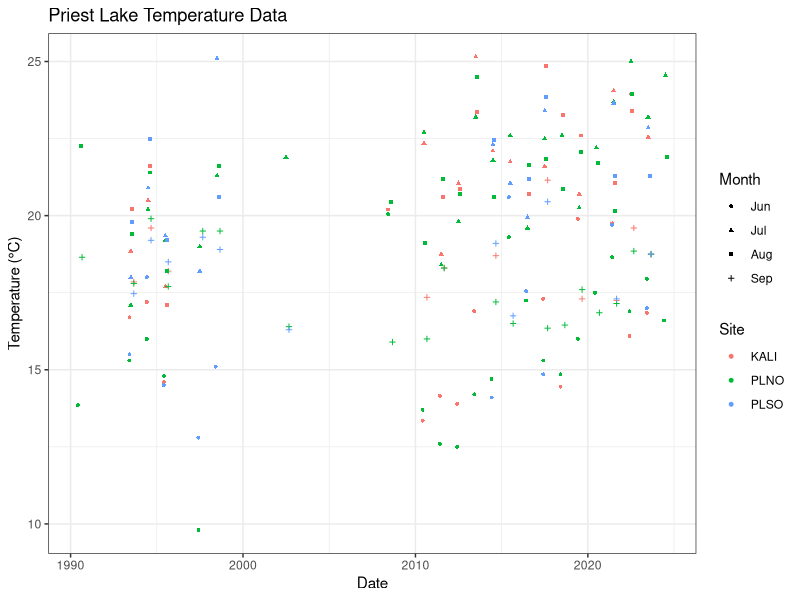
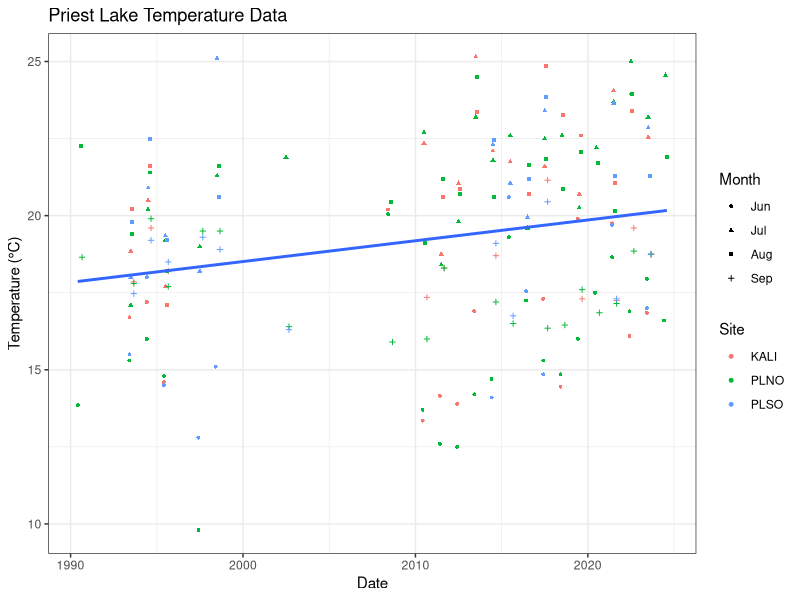
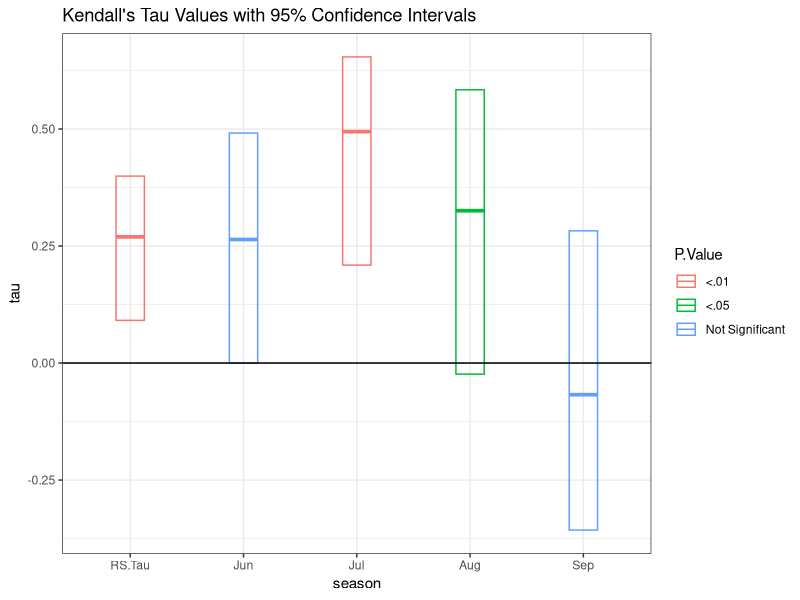
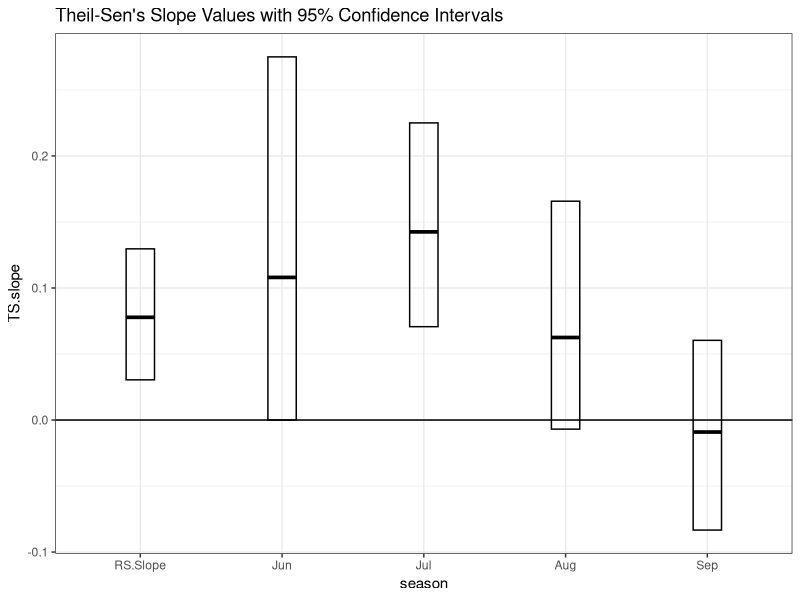

Here is the R script that generated these plots, in order:
## ---- chunk 1
knitr::opts_chunk$set(echo = FALSE)
library(ggplot2)
library(zoo)
library(dplyr)
SCA_trend_Data <- read.csv("Data/SCA_trend_Data.csv")
SCA_Database <- read.csv("Data/SCA_Database.csv")
Tau_CI=read.csv("Data/Tau_CI.csv")
TS_CI=read.csv("Data/Theil_Sen_CI.csv")
SCA_trend_Data$Month=factor(SCA_trend_Data$Month,levels = c("Jun","Jul","Aug","Sep"),ordered = TRUE)
## ---- chunk 2
 SCA_trend_Data$Date=as.Date(as.yearmon(paste(SCA_trend_Data$Month,SCA_trend_Data$Year,sep="-"),'%b-%Y'))
ggplot(data = SCA_trend_Data,aes(x=Date,y=Temperature))+geom_point(aes(colour = Site,shape = Month),size=1)+labs(title="Priest Lake Temperature Data",x="Date",y="Temperature (°C)")+theme_bw()
## ---- chunk 3
 SCA_trend_Data$Date=as.Date(as.yearmon(paste(SCA_trend_Data$Month,SCA_trend_Data$Year,sep="-"),'%b-%Y'))
ggplot(data = SCA_trend_Data,aes(x=Date,y=Temperature))+geom_point(aes(colour = Site,shape = Month),size=1)+geom_smooth(formula = y~x,method = "lm",se=FALSE,linewidth=1)+labs(title="Priest Lake Temperature Data",x="Date",y="Temperature (°C)")+theme_bw()
## ---- chunk 4
Tau_CI$season=factor(Tau_CI$season,levels = c("RS.Tau","Jun","Jul","Aug","Sep"),ordered = TRUE)
Tau_CI$P.Value=factor(c("<.01","Not Significant","<.01","<.05","Not Significant"),levels = c("<.01","<.05","Not Significant"))
ggplot(Tau_CI)+geom_crossbar(aes(x=season,y=tau,ymin = X2.5..,ymax = X97.5..,colour = P.Value),width=.25)+geom_hline(yintercept = 0)+labs(title = "Kendall's Tau Values with 95% Confidence Intervals")+theme_bw()
## ---- chunk 5
TS_CI$season=factor(TS_CI$season,levels = c("RS.Slope","Jun","Jul","Aug","Sep"),ordered = TRUE)
ggplot(TS_CI)+geom_crossbar(aes(x=season,y=TS.slope,ymin = X2.5..,ymax = X97.5..),width=.2)+geom_hline(yintercept = 0)+labs(title = "Theil-Sen's Slope Values with 95% Confidence Intervals")+theme_bw()
